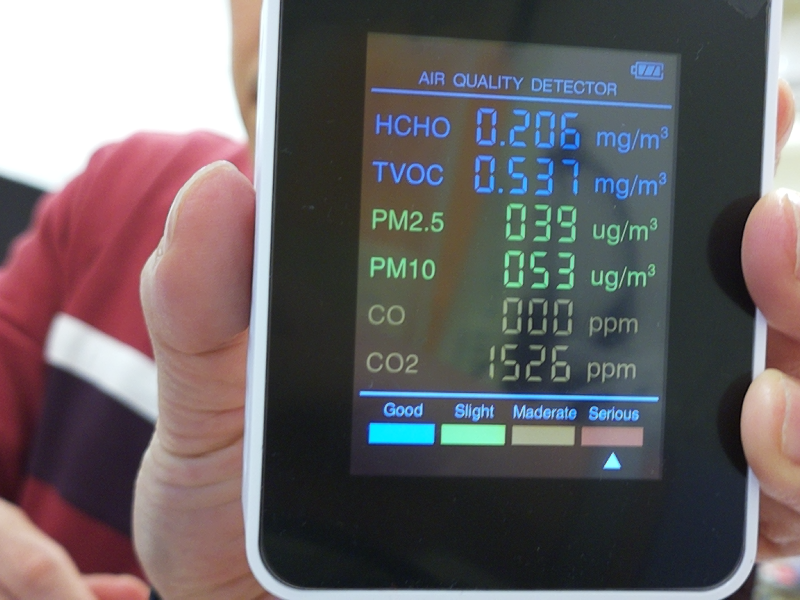
#> input picture test_data/20-36-26.png, 800 x 600 px
$ python hsv_adjust.py --input test_data/20-36-26.png
#> lines starting #> are read from the running program, lines starting #| are printed output that depends on the picture; after the words box and inside, x2 and y2 are one past the last pixel; in counts of white or black regions, pixels touching at a corner belong together
import subprocess
import pytesseract
import cv2
import numpy as np
import argparse


def clr_preprocess(img):
	hsv = cv2.cvtColor(img, cv2.COLOR_BGR2HSV)
	lower_green = np.array([100, 50, 50])
	upper_green = np.array([130, 255, 255])
	mask = cv2.inRange(hsv, lower_green, upper_green)
	result = cv2.bitwise_and(img, img, mask=mask)
	return result

def nothing(x):
	pass

def pickup(filename):
#> called with filename = 'test_data/20-36-26.png'
	cv2.namedWindow("Settings", cv2.WINDOW_NORMAL)
	cv2.createTrackbar('H_Lower', 'Settings', 0, 180, nothing)
#> slider 'H_Lower' is set to 36
	cv2.createTrackbar('S_Lower', 'Settings', 0, 255, nothing)
#> slider 'S_Lower' is set to 51
	cv2.createTrackbar('V_Lower', 'Settings', 0, 255, nothing)
#> slider 'V_Lower' is set to 51
	cv2.createTrackbar('H_Upper', 'Settings', 180, 180, nothing)
	cv2.createTrackbar('S_Upper', 'Settings', 255, 255, nothing)
	cv2.createTrackbar('V_Upper', 'Settings', 255, 255, nothing)

	img = cv2.imread(filename)
#> img is the input picture: shape (600, 800, 3); mean B, G, R 101.3, 99.2, 106.2
	if img is None:
		print(f"Failed to open image file: {filename}")
		exit()
	hsv = cv2.cvtColor(img, cv2.COLOR_BGR2HSV)
#> hsv: shape (600, 800, 3); mean H, S, V 77.9, 59.8, 117.5
	while True:
		h_l = cv2.getTrackbarPos('H_Lower', 'Settings')
		s_l = cv2.getTrackbarPos('S_Lower', 'Settings')
		v_l = cv2.getTrackbarPos('V_Lower', 'Settings')
		h_u = cv2.getTrackbarPos('H_Upper', 'Settings')
		s_u = cv2.getTrackbarPos('S_Upper', 'Settings')
		v_u = cv2.getTrackbarPos('V_Upper', 'Settings')

		lower = np.array([h_l, s_l, v_l])
		upper = np.array([h_u, s_u, v_u])
		mask = cv2.inRange(hsv, lower, upper)
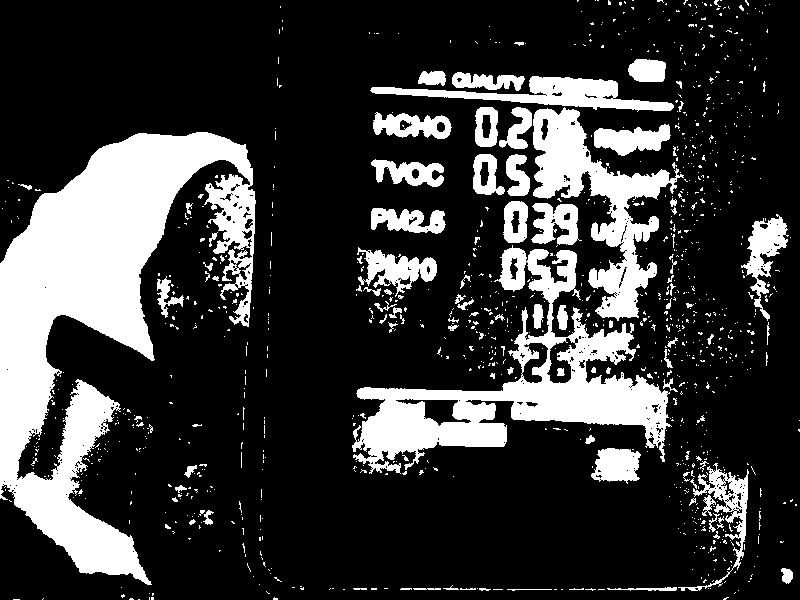
#> mask: shape (600, 800); 22.5% white; 1084 white regions (987 under 20 px), largest, box (x1, y1, x2, y2) and area: (0, 132, 256, 585) 46824, (352, 245, 672, 474) 20721, (533, 107, 684, 321) 10161
		result = cv2.bitwise_and(img, img, mask=mask)
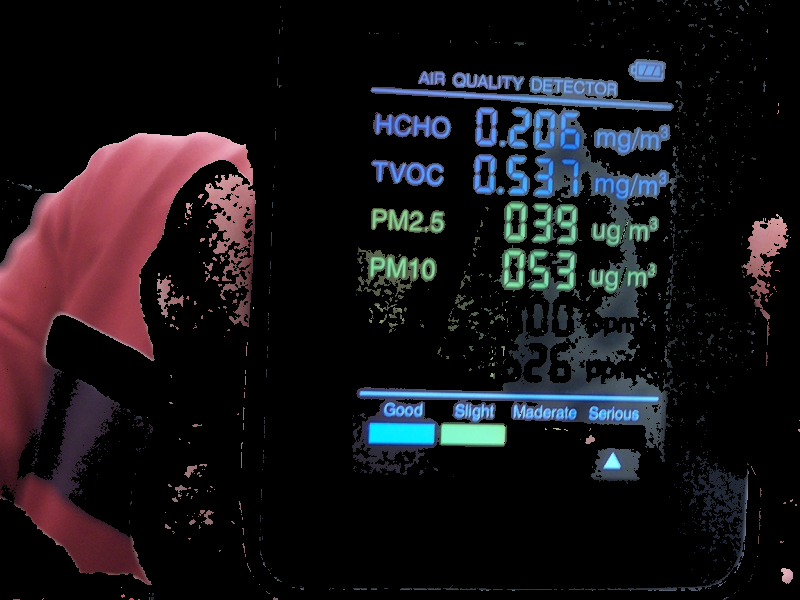
#> result: shape (600, 800, 3); mean B, G, R 24, 20.4, 23.9
		cv2.imshow('Result', result)
		cv2.imshow('Mask', mask)

		key = cv2.waitKey(1) & 0xFF
#> (key q is pressed here)
		if key == ord('q'):
			break
		elif key == ord('s'):
			print(f"Lower: [{h_l}, {s_l}, {v_l}]")
			print(f"Upper: [{h_u}, {s_u}, {v_u}]")
	cv2.destroyAllWindows()


if __name__ == "__main__":
	parser = argparse.ArgumentParser("OCR")
	parser.add_argument("-i", "--input", help="filename")
	args = parser.parse_args()
	if args.input:
		pickup(args.input)

$ run again, on test_data/20-36-33.png
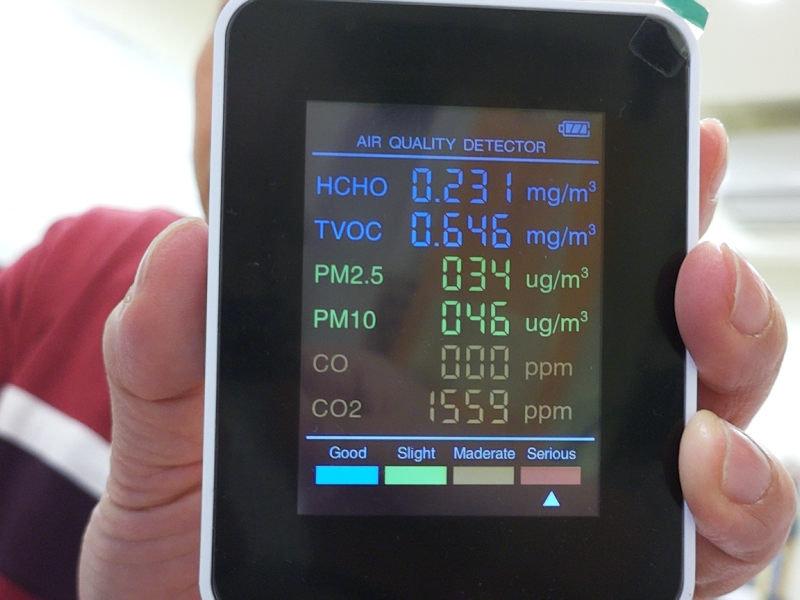
#> input picture test_data/20-36-33.png, 800 x 600 px
#> in pickup, img is the input picture: shape (600, 800, 3); mean B, G, R 103.7, 101.8, 111
#> hsv: shape (600, 800, 3); mean H, S, V 79.1, 52.1, 118.8
#> in pickup, `mask = cv2.inRange(hsv, lower, upper)`:
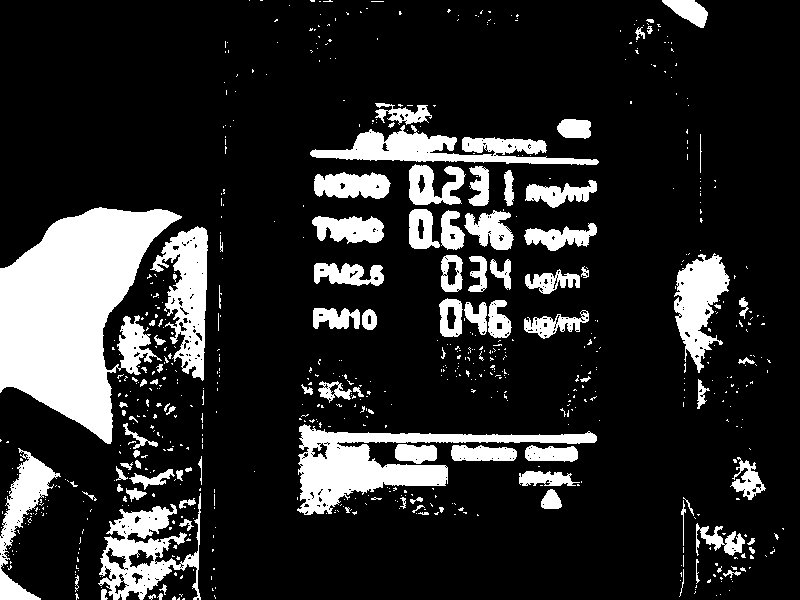
#> mask: shape (600, 800); 17% white; 704 white regions (607 under 20 px), largest, box (x1, y1, x2, y2) and area: (0, 207, 182, 444) 24198, (297, 424, 597, 515) 8256, (310, 125, 599, 165) 4946
#> in pickup, `result = cv2.bitwise_and(img, img, mask=mask)`:
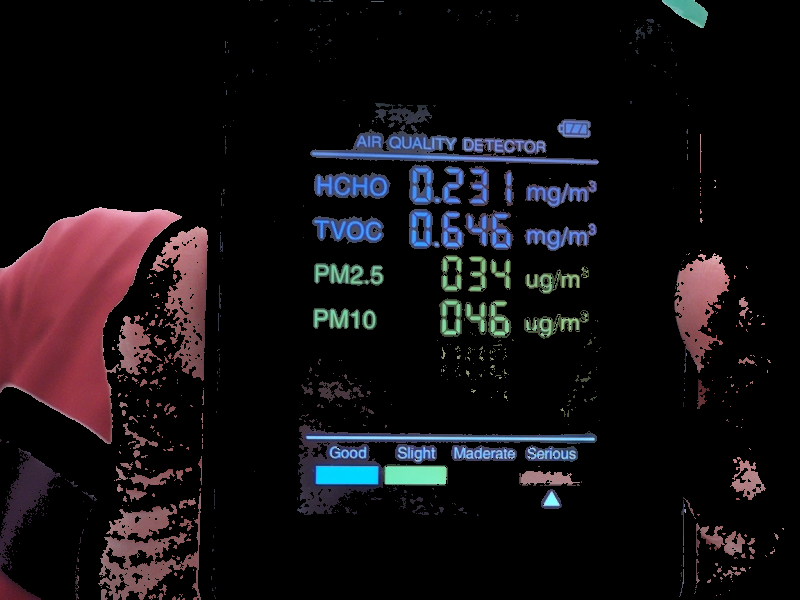
#> result: shape (600, 800, 3); mean B, G, R 18.6, 15.6, 19.9

$ run again, on test_data/20-36-35.png
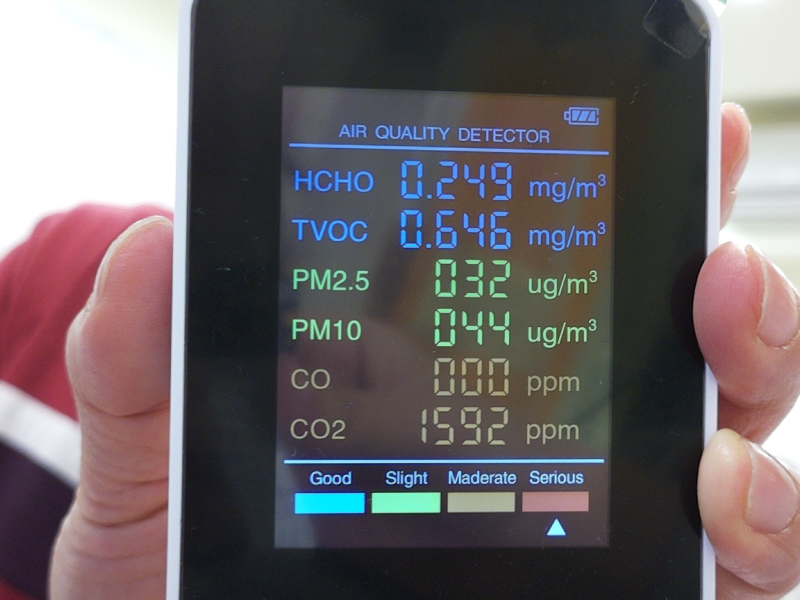
#> input picture test_data/20-36-35.png, 800 x 600 px
#> in pickup, img is the input picture: shape (600, 800, 3); mean B, G, R 101, 98.3, 106.5
#> hsv: shape (600, 800, 3); mean H, S, V 81.8, 53.1, 115.6
#> in pickup, `mask = cv2.inRange(hsv, lower, upper)`:
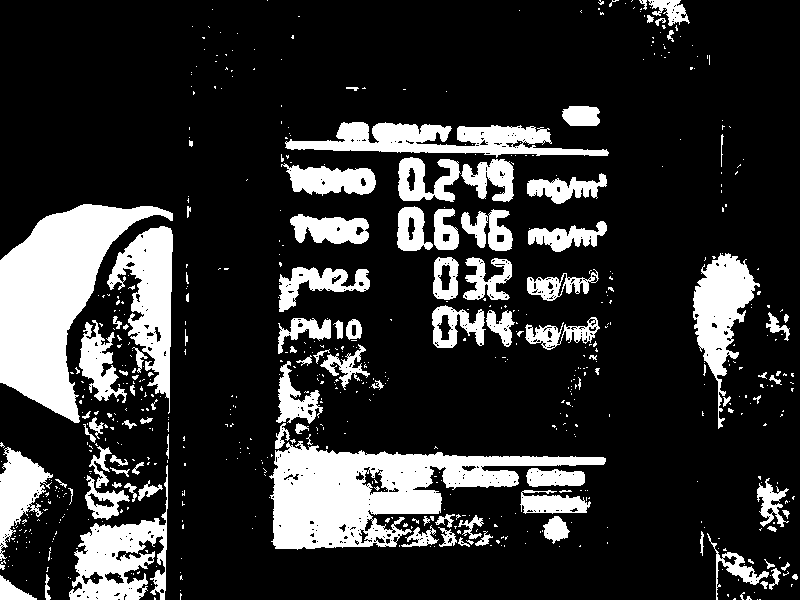
#> mask: shape (600, 800); 19.6% white; 658 white regions (549 under 20 px), largest, box (x1, y1, x2, y2) and area: (0, 204, 173, 423) 16405, (269, 441, 606, 550) 16190, (285, 122, 609, 158) 5887
#> in pickup, `result = cv2.bitwise_and(img, img, mask=mask)`:
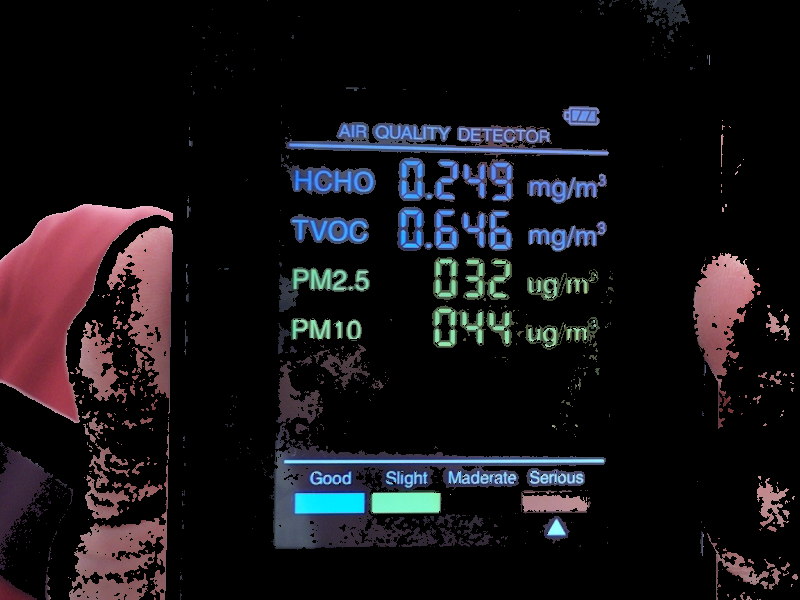
#> result: shape (600, 800, 3); mean B, G, R 22.8, 19.3, 22.4

$ run again, on test_data/20-36-38.png
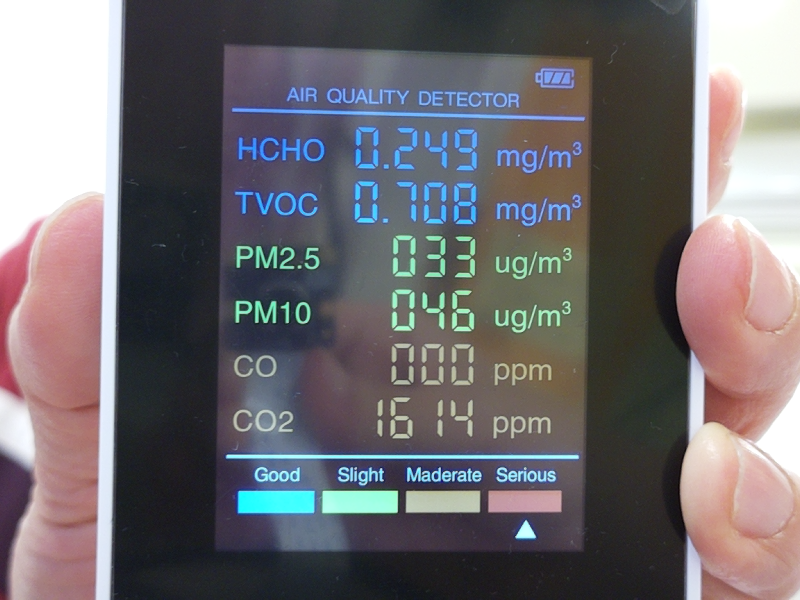
#> input picture test_data/20-36-38.png, 800 x 600 px
#> in pickup, img is the input picture: shape (600, 800, 3); mean B, G, R 111.1, 107.3, 111.8
#> hsv: shape (600, 800, 3); mean H, S, V 80.9, 52.8, 123.8
#> in pickup, `mask = cv2.inRange(hsv, lower, upper)`:
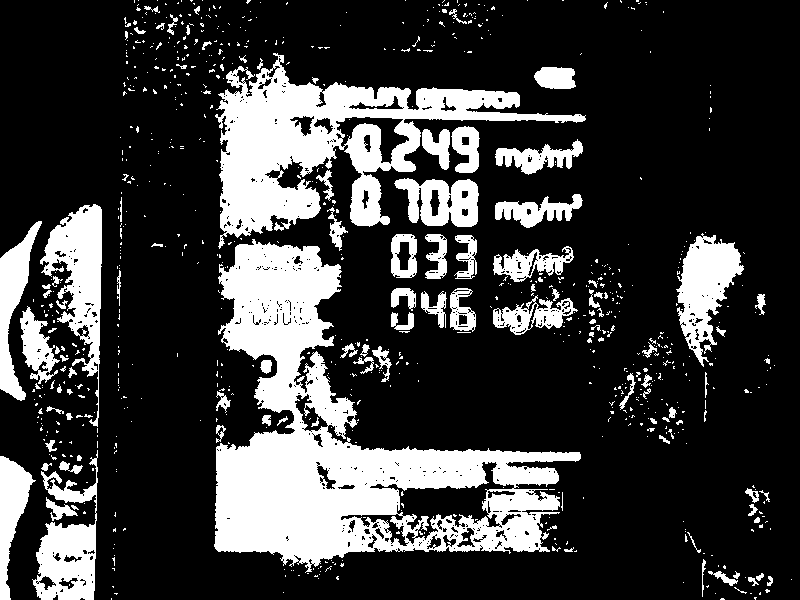
#> mask: shape (600, 800); 23.4% white; 813 white regions (701 under 20 px), largest, box (x1, y1, x2, y2) and area: (214, 239, 581, 573) 45104, (215, 53, 586, 249) 23349, (40, 204, 102, 427) 5531
#> in pickup, `result = cv2.bitwise_and(img, img, mask=mask)`:
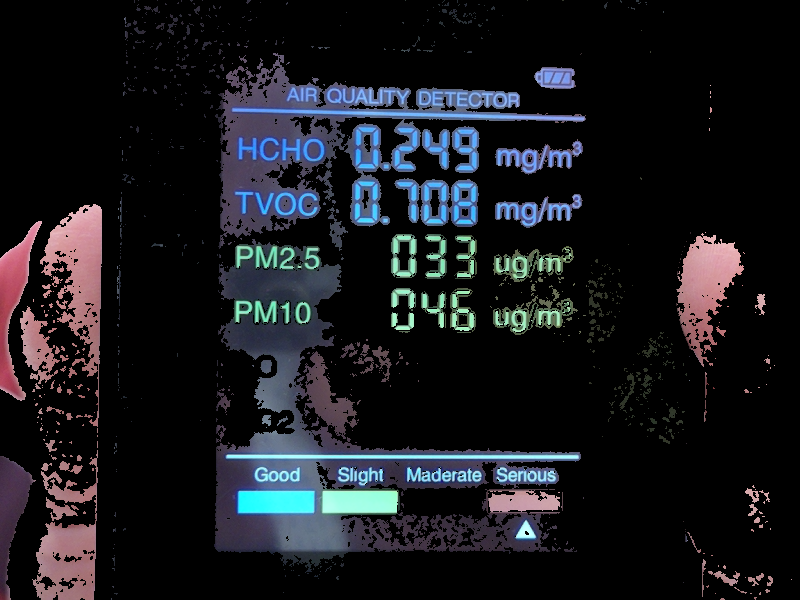
#> result: shape (600, 800, 3); mean B, G, R 29.9, 25.4, 24.4
